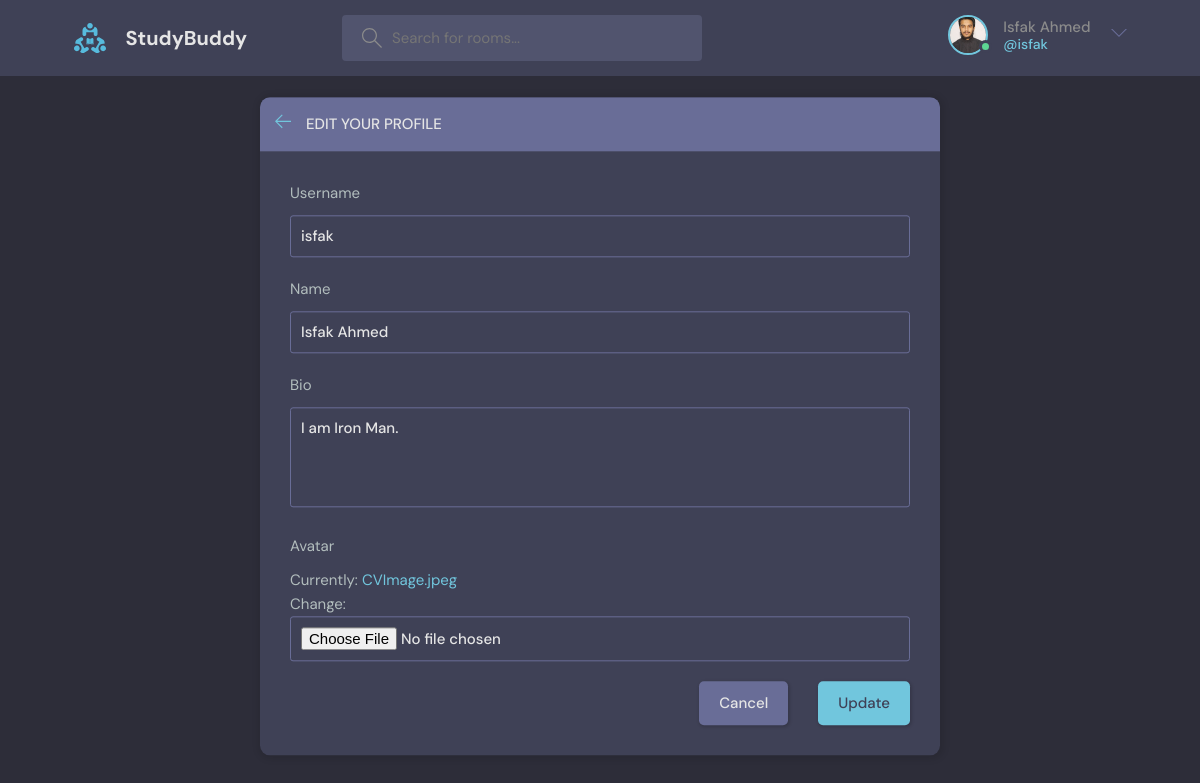
Screenshot of /updateUser (signed in) with the database file from the repository.
### base/models.py (models this page shows)
class User(AbstractUser):
    name = models.CharField(max_length=200, null = True)
    email = models.EmailField(unique = True, null=True)
    bio = models.TextField(null = True)
    avatar = models.ImageField(null = True, default = "avatar.svg")
    USERNAME_FIELD = 'email'
    REQUIRED_FIELDS = []

### base/views.py (the view)
# urls.py: path('updateUser', views.updateUser, name = 'updateUser'),
@login_required(login_url = 'login')
def updateUser(request):
    user = request.user
    form  = UserForm(instance=user)
    if request.method == 'POST':
        form = UserForm(request.POST,request.FILES, instance=user)
        if form.is_valid():
            form.save()
            return redirect('userprofile', pk = user.id)
    context = {
        'form' : form,
    }
    return render(request, 'update-user.html', context)

### base/forms.py
class UserForm(ModelForm):
    class Meta:
        model = User
        fields = ['username', 'name', 'bio' , 'avatar']

### base/templates/update-user.html (shortened to what this page needs)
{% extends "main.html" %}
{% block content %}
<main class="update-account layout">
  <div class="container">
    <div class="layout__box">
      <div class="layout__boxHeader">
        <div class="layout__boxTitle">
          <a href="{{request.META.HTTP_REFERER}}">
            <svg version="1.1" xmlns="http://www.w3.org/2000/svg" width="32" height="32" viewBox="0 0 32 32">
              <title>arrow-left</title>
              <path
                d="M13.723 2.286l-13.723 13.714 13.719 13.714 1.616-1.611-10.96-10.96h27.625v-2.286h-27.625l10.965-10.965-1.616-1.607z">
              </path>
            </svg>
          </a>
          <h3>Edit your profile</h3>
        </div>
      </div>
      <div class="layout__body">
        <form class="form" method="POST" action=" {% url 'updateUser' %} " enctype="multipart/form-data">
          {% for field in form %}
          <div class="form__group">
            <label for="profile_pic">{{field.label}}</label>
            {{field}}
          </div>
          {% endfor %}
          <div class="form__action">
            <a class="btn btn--dark" href="{{request.META.HTTP_REFERER}}">Cancel</a>
            <button class="btn btn--main" type="submit">Update</button>
          </div>
        </form>
      </div>
    </div>
  </div>
</main>
{% endblock content %}

### templates/navbar.html (shortened to what this page needs)
{% load static %}
<header class="header header--loggedIn">
    <div class="container">
        <a href=" {% url 'home' %} " class="header__logo">
            <img src="{% static 'images/logo.svg' %}" />
            <h1>StudyBuddy</h1>
        </a>
        <form method="GET" action=" {% url 'home' %} " class="header__search">
            <label>
                <input name="q" placeholder="Search for rooms..." />
            </label>
        </form>
        <nav class="header__menu">
            {% if user.is_authenticated %}
            <div class="header__user">
                <a href="{% url 'userprofile' user.id %}">
                    <div class="avatar avatar--medium active">
                        <img src="{{user.avatar.url}}" />
                    </div>
                    <p>{{user.name}} <span>@{{user.username}}</span></p>
                </a>
                <button class="dropdown-button">
                    <svg version="1.1" xmlns="http://www.w3.org/2000/svg" width="32" height="32" viewBox="0 0 32 32">
                        <title>chevron-down</title>
                        <path d="M16 21l-13-13h-3l16 16 16-16h-3l-13 13z"></path>
                    </svg>
                </button>
                {% else %}
                <a href=" {% url 'login' %} ">
                    <img src=" {% static 'images/avatar.svg' %} " />
                    <p>Login</p>
                </a>
                {% endif %}
            </div>
        </nav>
    </div>
</header>

### rows the page displays
User: avatar (picture), name "Isfak Ahmed", username "isfak", form "isfak" "Isfak Ahmed" "I am Iron Man."

### other values shown
{{ field.label }} "Username" "Name" "Bio" "Avatar"
